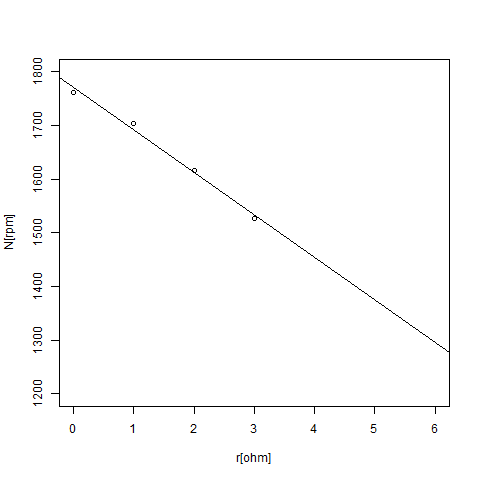

Reproduce this figure in R.
#入出力の設定
file.in <- "r-N.csv"
file.out <- "r-N.png"

#ファイルの読み込み
box <- read.csv(file.in,header=T)

#グラフ作成
lab <- strsplit(colnames(box),"\n")
plot(box[,1],box[,2],xlab="r[ohm]",ylab="N[rpm]",xlim=c(0,6),ylim=c(1200,1800))

#解析
box.lm0<-lm(box[,2]~box[,1],box)

#近似直線の追加
abline(box.lm0)

#凡例等の加算

#画像出力
dev.copy(png,file.out)
dev.off()
